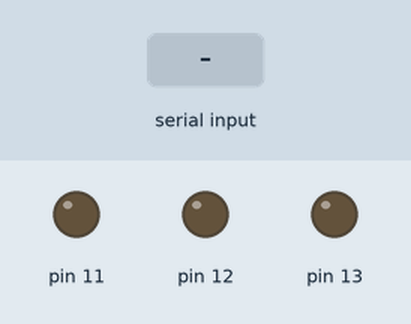
Simulated run of this sketch. Board: Arduino Uno, built with avr-gcc and run on an emulated ATmega328P. Parts: output pins drawn as LEDs (lit = HIGH). Inputs (shaded band) come from the test bench.

Above: at 1.2 s.
1.3 s: "11\n" received over Serial
At 2.5 s:
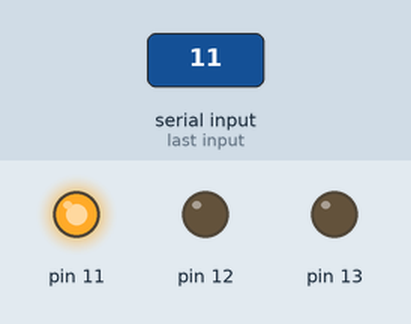
2.8 s: "12\n" received over Serial
At 3.7 s:
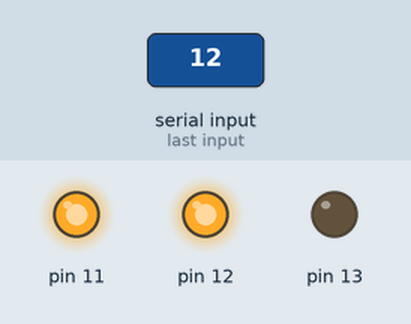
4.3 s: "13\n" received over Serial
At 4.9 s:
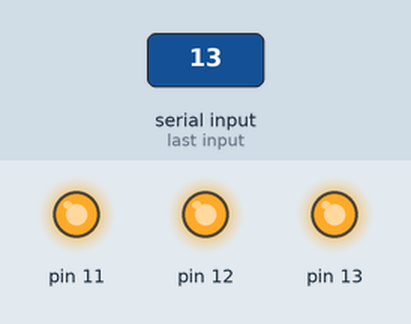
5.8 s: "11\n" received over Serial
At 7.0 s:
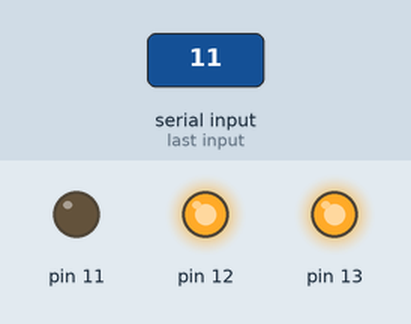
7.3 s: "12\n" received over Serial
At 8.4 s:
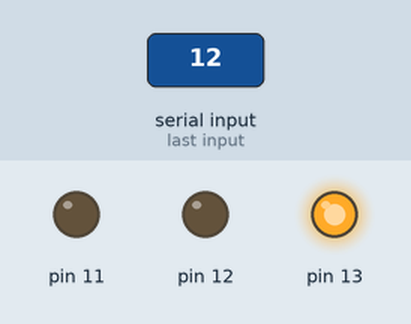
Timing chart, 0 to 9.8 s (numbered marks = the images above; inputs shaded):
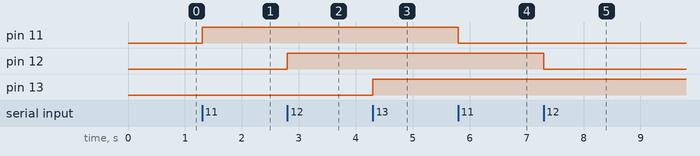

Measured:
- after the input at 1.3 s, pin 11: LOW → HIGH at once
- after the input at 2.8 s, pin 12: LOW → HIGH at once
- after the input at 4.3 s, pin 13: LOW → HIGH at once
- after the input at 5.8 s, pin 11: HIGH → LOW at once
- after the input at 7.3 s, pin 12: HIGH → LOW at once

The sketch:

Diody_po_wifi.ino
```cpp
String odebrane = "";
bool stan11 = 0;
bool stan12 = 0;
bool stan13 = 0;

void setup() {
  // put your setup code here, to run once:
  Serial.begin(115200);
  pinMode(11, OUTPUT);
  pinMode(12, OUTPUT);
  pinMode(13, OUTPUT);

  digitalWrite(11, LOW);
  digitalWrite(12, LOW);
  digitalWrite(13, LOW);
}

void loop() {
  // put your main code here, to run repeatedly:
  if(Serial.available() > 0) //Sprawdzanie czy Arduino odebralo dane
  {
     odebrane = Serial.readStringUntil('\n');  //Oczytuje dane do znaku konca linii i  zapisuje w zmiennej
     if (odebrane == "11")
     {
      if(stan11 == 0)
      {
      digitalWrite(11,HIGH);
      stan11=1;
      }else
      {
      digitalWrite(11,LOW);
      stan11=0;
      }
     }
     if (odebrane == "12")
     {
      if(stan12 == 0)
      {
      digitalWrite(12,HIGH);
      stan12=1;
      }else
      {
      digitalWrite(12,LOW);
      stan12=0;
      }
     }if (odebrane == "13")
     {
      if(stan13 == 0)
      {
      digitalWrite(13,HIGH);
      stan13=1;
      }else
      {
      digitalWrite(13,LOW);
      stan13=0;
      }
     }
  }
}
```
